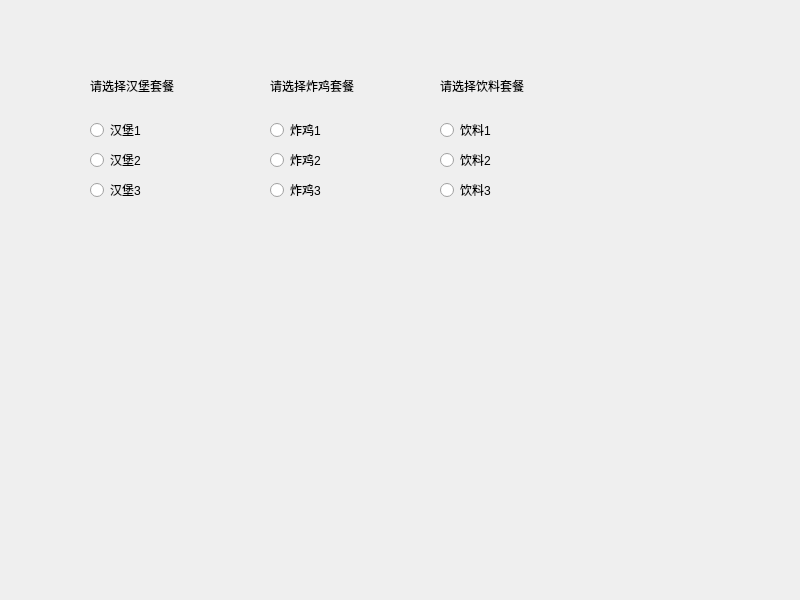
<?xml version="1.0" encoding="UTF-8"?>
<ui version="4.0">
 <class>Widget</class>
 <widget class="QWidget" name="Widget">
  <property name="geometry">
   <rect>
    <x>0</x>
    <y>0</y>
    <width>800</width>
    <height>600</height>
   </rect>
  </property>
  <property name="windowTitle">
   <string>Widget</string>
  </property>
  <widget class="QLabel" name="label">
   <property name="geometry">
    <rect>
     <x>90</x>
     <y>70</y>
     <width>101</width>
     <height>31</height>
    </rect>
   </property>
   <property name="text">
    <string>请选择汉堡套餐</string>
   </property>
  </widget>
  <widget class="QLabel" name="label_2">
   <property name="geometry">
    <rect>
     <x>270</x>
     <y>70</y>
     <width>111</width>
     <height>31</height>
    </rect>
   </property>
   <property name="text">
    <string>请选择炸鸡套餐</string>
   </property>
  </widget>
  <widget class="QLabel" name="label_3">
   <property name="geometry">
    <rect>
     <x>440</x>
     <y>40</y>
     <width>151</width>
     <height>91</height>
    </rect>
   </property>
   <property name="text">
    <string>请选择饮料套餐</string>
   </property>
  </widget>
  <widget class="QRadioButton" name="radioButton_h1">
   <property name="geometry">
    <rect>
     <x>90</x>
     <y>120</y>
     <width>95</width>
     <height>20</height>
    </rect>
   </property>
   <property name="text">
    <string>汉堡1</string>
   </property>
  </widget>
  <widget class="QRadioButton" name="radioButton_h2">
   <property name="geometry">
    <rect>
     <x>90</x>
     <y>150</y>
     <width>95</width>
     <height>20</height>
    </rect>
   </property>
   <property name="text">
    <string>汉堡2</string>
   </property>
  </widget>
  <widget class="QRadioButton" name="radioButton_h3">
   <property name="geometry">
    <rect>
     <x>90</x>
     <y>180</y>
     <width>95</width>
     <height>20</height>
    </rect>
   </property>
   <property name="text">
    <string>汉堡3</string>
   </property>
  </widget>
  <widget class="QRadioButton" name="radioButton_z1">
   <property name="geometry">
    <rect>
     <x>270</x>
     <y>120</y>
     <width>95</width>
     <height>20</height>
    </rect>
   </property>
   <property name="text">
    <string>炸鸡1</string>
   </property>
  </widget>
  <widget class="QRadioButton" name="radioButton_z2">
   <property name="geometry">
    <rect>
     <x>270</x>
     <y>150</y>
     <width>95</width>
     <height>20</height>
    </rect>
   </property>
   <property name="text">
    <string>炸鸡2</string>
   </property>
  </widget>
  <widget class="QRadioButton" name="radioButton_z3">
   <property name="geometry">
    <rect>
     <x>270</x>
     <y>180</y>
     <width>95</width>
     <height>20</height>
    </rect>
   </property>
   <property name="text">
    <string>炸鸡3</string>
   </property>
  </widget>
  <widget class="QRadioButton" name="radioButton_y1">
   <property name="geometry">
    <rect>
     <x>440</x>
     <y>120</y>
     <width>95</width>
     <height>20</height>
    </rect>
   </property>
   <property name="text">
    <string>饮料1</string>
   </property>
  </widget>
  <widget class="QRadioButton" name="radioButton_y2">
   <property name="geometry">
    <rect>
     <x>440</x>
     <y>150</y>
     <width>95</width>
     <height>20</height>
    </rect>
   </property>
   <property name="text">
    <string>饮料2</string>
   </property>
  </widget>
  <widget class="QRadioButton" name="radioButton_y3">
   <property name="geometry">
    <rect>
     <x>440</x>
     <y>180</y>
     <width>95</width>
     <height>20</height>
    </rect>
   </property>
   <property name="text">
    <string>饮料3</string>
   </property>
  </widget>
 </widget>
 <resources/>
 <connections/>
</ui>
